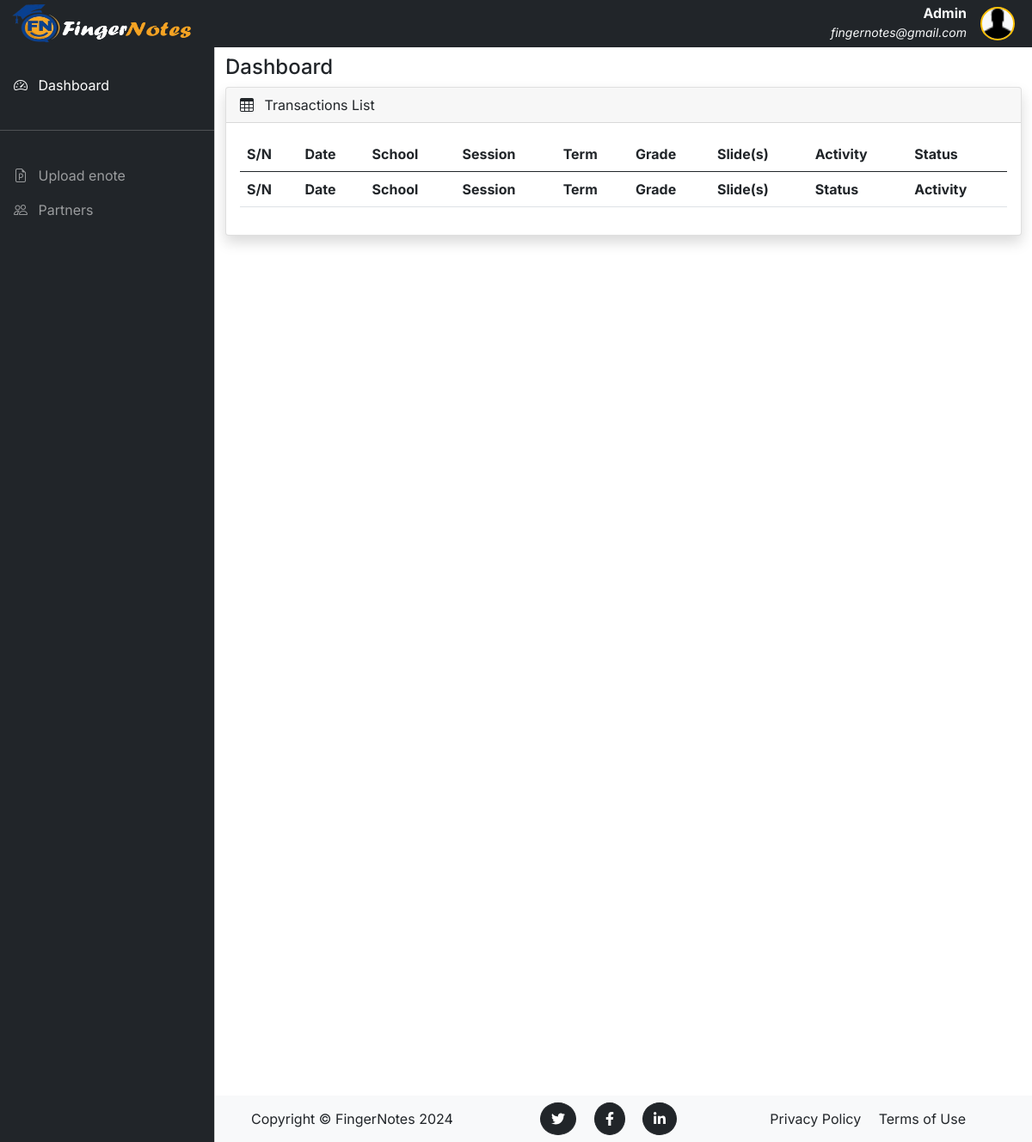
Page /admin/dashboard (signed in) on the earlier database version.
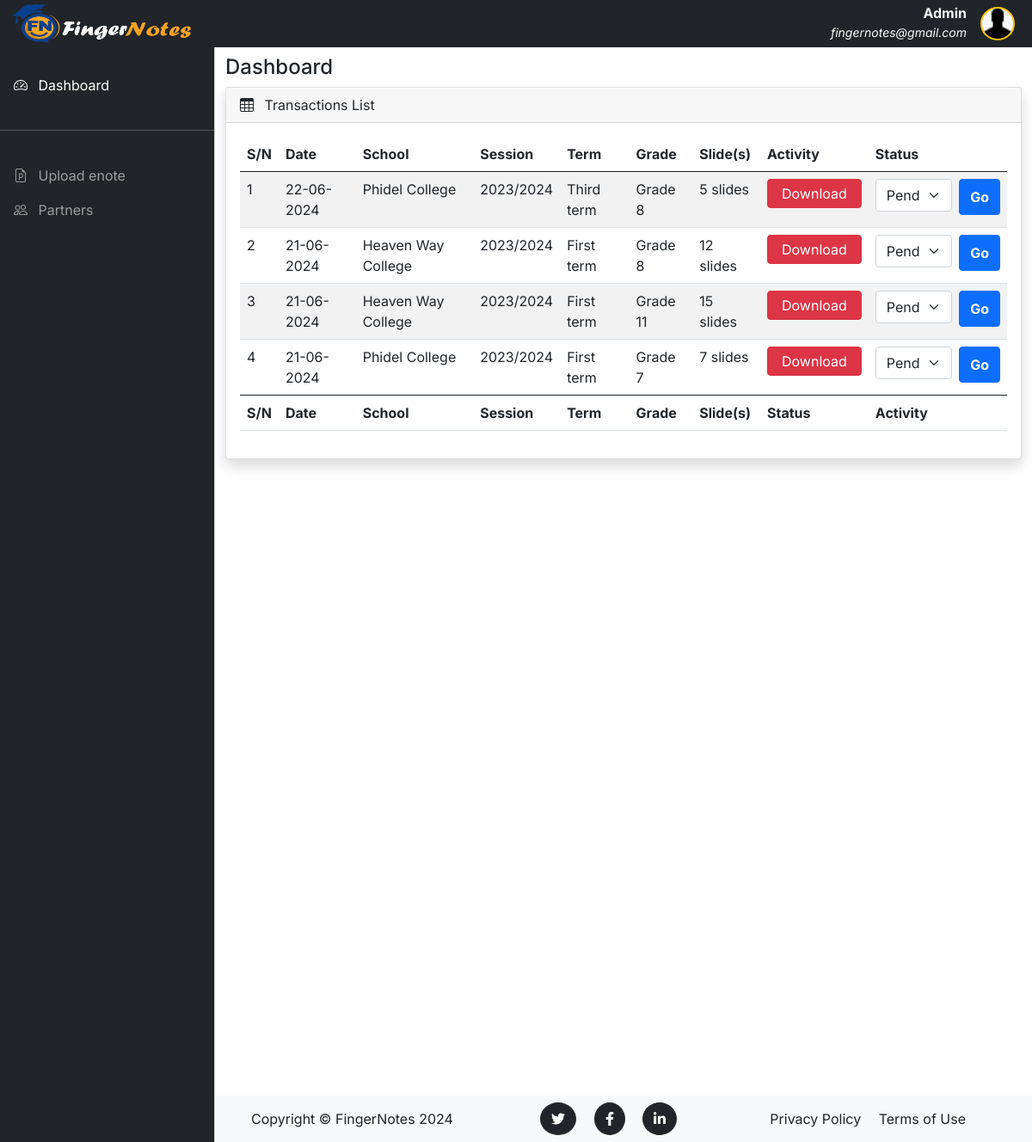
Same page on the later database version.
### fingerNotes/models.py (models this page shows, shortened)
class UploadInfo(db.Model):
    __tablename__ = 'uploads'
    id = db.Column(db.Integer, primary_key=True)
    session = db.Column(db.String(20), nullable=False)
    term = db.Column(db.String(20), nullable=False)
    grade = db.Column(db.String(20), nullable=False)
    status = db.Column(db.String(20), default='pending')
    date = db.Column(db.DateTime, nullable=False, default=datetime.now)
    user_id = db.Column(db.Integer, db.ForeignKey('users.id', name='fk_upload_user'), nullable=False)
    files = db.relationship('File', backref='upload_info', lazy=True, cascade='all, delete-orphan')

class User(db.Model, UserMixin):
    __tablename__ = 'users'
    id = db.Column(db.Integer, primary_key=True)
    school_name = db.Column(db.String(120), nullable=False)
    email = db.Column(db.String(120), nullable=False, unique=True)
    country = db.Column(db.String(100), nullable=False)
    image_file = db.Column(db.String(20), nullable=False, default='default.png')
    password = db.Column(db.String(60), nullable=False)
    telephone_no = db.Column(db.String(14))
    school_address = db.Column(db.String(255))
    school_website = db.Column(db.String(255))
    upload_infos = db.relationship('UploadInfo', backref='user', lazy=True, cascade='all, delete-orphan')
    enotes = db.relationship('UploadEnote', backref='user', lazy=True, cascade='all, delete-orphan')

### fingerNotes/routes.py (the view)
@app.route("/admin/dashboard", methods=["GET", "POST"])
@login_required
def admin_dashboard():
    uploads = UploadInfo.query.order_by(UploadInfo.date.desc()).all()
    forms = {upload.id: StatusForm(status=upload.status) for upload in uploads}
    return render_template("admin_dashboard.html", uploads=uploads, form=forms)

### fingerNotes/forms.py
class StatusForm(FlaskForm):
    status = SelectField('Status', choices=[('Pending', 'Pending'), ('Active', 'Active')])
    submit = SubmitField('Go')

### fingerNotes/models.py (called while the page is built)
@login_manager.user_loader
def load_user(user_id):
    return User.query.get(int(user_id))

### fingerNotes/templates/admin_dashboard.html (shortened to what this page needs)
{% extends 'admin_base.html' %} {% set active_page = "admin_dashboard" %} {%
block content %}
<div class="container-fluid">
  <div class="row">
    <div class="col-md-12">
      <h4>Dashboard</h4>
    </div>
  </div>
  <div class="row">
    <div class="col-md-12 mb-3">
      <div class="card shadow">
        <div class="card-header">
          <span><i class="bi bi-table me-2"></i></span> Transactions List
        </div>
        <div class="card-body">
          <div class="table-responsive">
            <table
              id="example"
              class="table table-striped data-table"
              style="width: 100%">
              <thead>
                <tr>
                  <th>S/N</th>
                  <th>Date</th>
                  <th>School</th>
                  <th>Session</th>
                  <th>Term</th>
                  <th>Grade</th>
                  <th>Slide(s)</th>
                  <th>Activity</th>
                  <th>Status</th>
                </tr>
              </thead>
              <tbody>
                {% for upload in uploads %}
                <tr>
                  <td>{{ loop.index }}</td>
                  <td>{{ upload.date.strftime('%d-%m-%Y') }}</td>
                  <td>{{ upload.user.school_name }}</td>
                  <td>{{ upload.session }}</td>
                  <td>{{ upload.term }}</td>
                  <td>{{ upload.grade }}</td>
                  <td>{{ upload.files | length }} slides</td>
                  <td>
                    <a
                      href="{{ url_for('download', school_name=upload.user.school_name, files_id=upload.id) }}"
                      class="float-start btn btn-danger py-1 px-3 shadow-none"
                      >Download</a
                    >
                  </td>
                  <td>
                    <form action="{{ url_for('update_status', id=upload.id) }}" method="POST">
                      <div class="d-xl-flex">
                        {{ form[upload.id].status(class="form-select mb-1 me-2 custom-input") }}
                        {{ form[upload.id].submit(class="btn btn-primary fw-bold shadow-none") }}
                      </div>
                    </form>
                  </td>
                </tr>
                {% endfor %}
              </tbody>
              <tfoot>
                <tr>
                  <th>S/N</th>
                  <th>Date</th>
                  <th>School</th>
                  <th>Session</th>
                  <th>Term</th>
                  <th>Grade</th>
                  <th>Slide(s)</th>
                  <th>Status</th>
                  <th>Activity</th>
                </tr>
              </tfoot>
            </table>
          </div>
        </div>
      </div>
    </div>
  </div>
</div>
{% endblock%}

Differences in the rows shown:
added UploadInfo: date "22-06-2024", user.school_name "Phidel College", session "2023/2024", term "Third term", grade "Grade 8", files|length "5", status "Pending"
added UploadInfo: date "21-06-2024", user.school_name "Heaven Way College", session "2023/2024", term "First term", grade "Grade 8", files|length "12", status "Pending"
added UploadInfo: date "21-06-2024", user.school_name "Heaven Way College", session "2023/2024", term "First term", grade "Grade 11", files|length "15", status "Pending"
added UploadInfo: date "21-06-2024", user.school_name "Phidel College", session "2023/2024", term "First term", grade "Grade 7", files|length "7", status "Pending"
